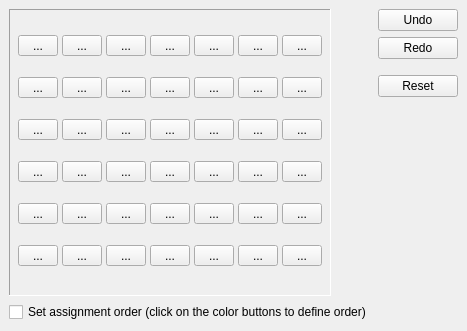
<ui version="4.0" >
 <class>LayoutViewConfigPage4</class>
 <widget class="QFrame" name="LayoutViewConfigPage4" >
  <property name="geometry" >
   <rect>
    <x>0</x>
    <y>0</y>
    <width>467</width>
    <height>331</height>
   </rect>
  </property>
  <property name="sizePolicy" >
   <sizepolicy>
    <hsizetype>5</hsizetype>
    <vsizetype>0</vsizetype>
    <horstretch>0</horstretch>
    <verstretch>0</verstretch>
   </sizepolicy>
  </property>
  <property name="windowTitle" >
   <string>Edit Color Palette</string>
  </property>
  <layout class="QGridLayout" >
   <property name="margin" >
    <number>9</number>
   </property>
   <property name="spacing" >
    <number>6</number>
   </property>
   <item row="0" column="1" >
    <spacer>
     <property name="orientation" >
      <enum>Qt::Horizontal</enum>
     </property>
     <property name="sizeHint" >
      <size>
       <width>40</width>
       <height>20</height>
      </size>
     </property>
    </spacer>
   </item>
   <item row="0" column="2" >
    <widget class="QFrame" name="frame" >
     <property name="frameShape" >
      <enum>QFrame::NoFrame</enum>
     </property>
     <property name="frameShadow" >
      <enum>QFrame::Raised</enum>
     </property>
     <layout class="QVBoxLayout" >
      <property name="margin" >
       <number>0</number>
      </property>
      <property name="spacing" >
       <number>6</number>
      </property>
      <item>
       <widget class="QPushButton" name="undo_pb" >
        <property name="text" >
         <string>Undo</string>
        </property>
       </widget>
      </item>
      <item>
       <widget class="QPushButton" name="redo_pb" >
        <property name="text" >
         <string>Redo</string>
        </property>
       </widget>
      </item>
      <item>
       <spacer>
        <property name="orientation" >
         <enum>Qt::Vertical</enum>
        </property>
        <property name="sizeType" >
         <enum>QSizePolicy::Fixed</enum>
        </property>
        <property name="sizeHint" >
         <size>
          <width>20</width>
          <height>10</height>
         </size>
        </property>
       </spacer>
      </item>
      <item>
       <widget class="QPushButton" name="reset_pb" >
        <property name="text" >
         <string>Reset</string>
        </property>
       </widget>
      </item>
      <item>
       <spacer>
        <property name="orientation" >
         <enum>Qt::Vertical</enum>
        </property>
        <property name="sizeHint" >
         <size>
          <width>20</width>
          <height>40</height>
         </size>
        </property>
       </spacer>
      </item>
     </layout>
    </widget>
   </item>
   <item row="1" column="0" colspan="3" >
    <widget class="QCheckBox" name="edit_order_cbx" >
     <property name="text" >
      <string>Set assignment order (click on the color buttons to define order)</string>
     </property>
    </widget>
   </item>
   <item row="0" column="0" >
    <widget class="QFrame" name="frame5_2" >
     <property name="sizePolicy" >
      <sizepolicy>
       <hsizetype>5</hsizetype>
       <vsizetype>5</vsizetype>
       <horstretch>0</horstretch>
       <verstretch>0</verstretch>
      </sizepolicy>
     </property>
     <property name="frameShape" >
      <enum>QFrame::Panel</enum>
     </property>
     <property name="frameShadow" >
      <enum>QFrame::Sunken</enum>
     </property>
     <layout class="QGridLayout" >
      <property name="margin" >
       <number>8</number>
      </property>
      <property name="spacing" >
       <number>4</number>
      </property>
      <item row="0" column="0" >
       <widget class="QToolButton" name="cb_1" >
        <property name="sizePolicy" >
         <sizepolicy>
          <hsizetype>0</hsizetype>
          <vsizetype>0</vsizetype>
          <horstretch>0</horstretch>
          <verstretch>0</verstretch>
         </sizepolicy>
        </property>
        <property name="minimumSize" >
         <size>
          <width>40</width>
          <height>0</height>
         </size>
        </property>
        <property name="text" >
         <string>...</string>
        </property>
       </widget>
      </item>
      <item row="2" column="0" >
       <widget class="QToolButton" name="cb_2" >
        <property name="minimumSize" >
         <size>
          <width>40</width>
          <height>0</height>
         </size>
        </property>
        <property name="text" >
         <string>...</string>
        </property>
       </widget>
      </item>
      <item row="4" column="0" >
       <widget class="QToolButton" name="cb_3" >
        <property name="minimumSize" >
         <size>
          <width>40</width>
          <height>0</height>
         </size>
        </property>
        <property name="text" >
         <string>...</string>
        </property>
       </widget>
      </item>
      <item row="6" column="0" >
       <widget class="QToolButton" name="cb_4" >
        <property name="minimumSize" >
         <size>
          <width>40</width>
          <height>0</height>
         </size>
        </property>
        <property name="text" >
         <string>...</string>
        </property>
       </widget>
      </item>
      <item row="8" column="0" >
       <widget class="QToolButton" name="cb_5" >
        <property name="minimumSize" >
         <size>
          <width>40</width>
          <height>0</height>
         </size>
        </property>
        <property name="text" >
         <string>...</string>
        </property>
       </widget>
      </item>
      <item row="10" column="0" >
       <widget class="QToolButton" name="cb_6" >
        <property name="minimumSize" >
         <size>
          <width>40</width>
          <height>0</height>
         </size>
        </property>
        <property name="text" >
         <string>...</string>
        </property>
       </widget>
      </item>
      <item row="10" column="1" >
       <widget class="QToolButton" name="cb_12" >
        <property name="minimumSize" >
         <size>
          <width>40</width>
          <height>0</height>
         </size>
        </property>
        <property name="text" >
         <string>...</string>
        </property>
       </widget>
      </item>
      <item row="6" column="1" >
       <widget class="QToolButton" name="cb_10" >
        <property name="minimumSize" >
         <size>
          <width>40</width>
          <height>0</height>
         </size>
        </property>
        <property name="text" >
         <string>...</string>
        </property>
       </widget>
      </item>
      <item row="2" column="1" >
       <widget class="QToolButton" name="cb_8" >
        <property name="minimumSize" >
         <size>
          <width>40</width>
          <height>0</height>
         </size>
        </property>
        <property name="text" >
         <string>...</string>
        </property>
       </widget>
      </item>
      <item row="4" column="1" >
       <widget class="QToolButton" name="cb_9" >
        <property name="minimumSize" >
         <size>
          <width>40</width>
          <height>0</height>
         </size>
        </property>
        <property name="text" >
         <string>...</string>
        </property>
       </widget>
      </item>
      <item row="8" column="1" >
       <widget class="QToolButton" name="cb_11" >
        <property name="minimumSize" >
         <size>
          <width>40</width>
          <height>0</height>
         </size>
        </property>
        <property name="text" >
         <string>...</string>
        </property>
       </widget>
      </item>
      <item row="0" column="1" >
       <widget class="QToolButton" name="cb_7" >
        <property name="minimumSize" >
         <size>
          <width>40</width>
          <height>0</height>
         </size>
        </property>
        <property name="text" >
         <string>...</string>
        </property>
       </widget>
      </item>
      <item row="4" column="2" >
       <widget class="QToolButton" name="cb_15" >
        <property name="minimumSize" >
         <size>
          <width>40</width>
          <height>0</height>
         </size>
        </property>
        <property name="text" >
         <string>...</string>
        </property>
       </widget>
      </item>
      <item row="8" column="2" >
       <widget class="QToolButton" name="cb_17" >
        <property name="minimumSize" >
         <size>
          <width>40</width>
          <height>0</height>
         </size>
        </property>
        <property name="text" >
         <string>...</string>
        </property>
       </widget>
      </item>
      <item row="0" column="2" >
       <widget class="QToolButton" name="cb_13" >
        <property name="minimumSize" >
         <size>
          <width>40</width>
          <height>0</height>
         </size>
        </property>
        <property name="text" >
         <string>...</string>
        </property>
       </widget>
      </item>
      <item row="6" column="2" >
       <widget class="QToolButton" name="cb_16" >
        <property name="minimumSize" >
         <size>
          <width>40</width>
          <height>0</height>
         </size>
        </property>
        <property name="text" >
         <string>...</string>
        </property>
       </widget>
      </item>
      <item row="10" column="2" >
       <widget class="QToolButton" name="cb_18" >
        <property name="minimumSize" >
         <size>
          <width>40</width>
          <height>0</height>
         </size>
        </property>
        <property name="text" >
         <string>...</string>
        </property>
       </widget>
      </item>
      <item row="2" column="2" >
       <widget class="QToolButton" name="cb_14" >
        <property name="minimumSize" >
         <size>
          <width>40</width>
          <height>0</height>
         </size>
        </property>
        <property name="text" >
         <string>...</string>
        </property>
       </widget>
      </item>
      <item row="4" column="3" >
       <widget class="QToolButton" name="cb_21" >
        <property name="minimumSize" >
         <size>
          <width>40</width>
          <height>0</height>
         </size>
        </property>
        <property name="text" >
         <string>...</string>
        </property>
       </widget>
      </item>
      <item row="0" column="3" >
       <widget class="QToolButton" name="cb_19" >
        <property name="minimumSize" >
         <size>
          <width>40</width>
          <height>0</height>
         </size>
        </property>
        <property name="text" >
         <string>...</string>
        </property>
       </widget>
      </item>
      <item row="8" column="3" >
       <widget class="QToolButton" name="cb_23" >
        <property name="minimumSize" >
         <size>
          <width>40</width>
          <height>0</height>
         </size>
        </property>
        <property name="text" >
         <string>...</string>
        </property>
       </widget>
      </item>
      <item row="10" column="3" >
       <widget class="QToolButton" name="cb_24" >
        <property name="minimumSize" >
         <size>
          <width>40</width>
          <height>0</height>
         </size>
        </property>
        <property name="text" >
         <string>...</string>
        </property>
       </widget>
      </item>
      <item row="2" column="3" >
       <widget class="QToolButton" name="cb_20" >
        <property name="minimumSize" >
         <size>
          <width>40</width>
          <height>0</height>
         </size>
        </property>
        <property name="text" >
         <string>...</string>
        </property>
       </widget>
      </item>
      <item row="6" column="3" >
       <widget class="QToolButton" name="cb_22" >
        <property name="minimumSize" >
         <size>
          <width>40</width>
          <height>0</height>
         </size>
        </property>
        <property name="text" >
         <string>...</string>
        </property>
       </widget>
      </item>
      <item row="4" column="4" >
       <widget class="QToolButton" name="cb_27" >
        <property name="minimumSize" >
         <size>
          <width>40</width>
          <height>0</height>
         </size>
        </property>
        <property name="text" >
         <string>...</string>
        </property>
       </widget>
      </item>
      <item row="6" column="4" >
       <widget class="QToolButton" name="cb_28" >
        <property name="minimumSize" >
         <size>
          <width>40</width>
          <height>0</height>
         </size>
        </property>
        <property name="text" >
         <string>...</string>
        </property>
       </widget>
      </item>
      <item row="10" column="4" >
       <widget class="QToolButton" name="cb_30" >
        <property name="minimumSize" >
         <size>
          <width>40</width>
          <height>0</height>
         </size>
        </property>
        <property name="text" >
         <string>...</string>
        </property>
       </widget>
      </item>
      <item row="2" column="4" >
       <widget class="QToolButton" name="cb_26" >
        <property name="minimumSize" >
         <size>
          <width>40</width>
          <height>0</height>
         </size>
        </property>
        <property name="text" >
         <string>...</string>
        </property>
       </widget>
      </item>
      <item row="8" column="4" >
       <widget class="QToolButton" name="cb_29" >
        <property name="minimumSize" >
         <size>
          <width>40</width>
          <height>0</height>
         </size>
        </property>
        <property name="text" >
         <string>...</string>
        </property>
       </widget>
      </item>
      <item row="0" column="4" >
       <widget class="QToolButton" name="cb_25" >
        <property name="minimumSize" >
         <size>
          <width>40</width>
          <height>0</height>
         </size>
        </property>
        <property name="text" >
         <string>...</string>
        </property>
       </widget>
      </item>
      <item row="4" column="5" >
       <widget class="QToolButton" name="cb_33" >
        <property name="minimumSize" >
         <size>
          <width>40</width>
          <height>0</height>
         </size>
        </property>
        <property name="text" >
         <string>...</string>
        </property>
       </widget>
      </item>
      <item row="10" column="5" >
       <widget class="QToolButton" name="cb_36" >
        <property name="minimumSize" >
         <size>
          <width>40</width>
          <height>0</height>
         </size>
        </property>
        <property name="text" >
         <string>...</string>
        </property>
       </widget>
      </item>
      <item row="6" column="5" >
       <widget class="QToolButton" name="cb_34" >
        <property name="minimumSize" >
         <size>
          <width>40</width>
          <height>0</height>
         </size>
        </property>
        <property name="text" >
         <string>...</string>
        </property>
       </widget>
      </item>
      <item row="2" column="5" >
       <widget class="QToolButton" name="cb_32" >
        <property name="minimumSize" >
         <size>
          <width>40</width>
          <height>0</height>
         </size>
        </property>
        <property name="text" >
         <string>...</string>
        </property>
       </widget>
      </item>
      <item row="8" column="5" >
       <widget class="QToolButton" name="cb_35" >
        <property name="minimumSize" >
         <size>
          <width>40</width>
          <height>0</height>
         </size>
        </property>
        <property name="text" >
         <string>...</string>
        </property>
       </widget>
      </item>
      <item row="0" column="5" >
       <widget class="QToolButton" name="cb_31" >
        <property name="minimumSize" >
         <size>
          <width>40</width>
          <height>0</height>
         </size>
        </property>
        <property name="text" >
         <string>...</string>
        </property>
       </widget>
      </item>
      <item row="4" column="6" >
       <widget class="QToolButton" name="cb_39" >
        <property name="minimumSize" >
         <size>
          <width>40</width>
          <height>0</height>
         </size>
        </property>
        <property name="text" >
         <string>...</string>
        </property>
       </widget>
      </item>
      <item row="10" column="6" >
       <widget class="QToolButton" name="cb_42" >
        <property name="minimumSize" >
         <size>
          <width>40</width>
          <height>0</height>
         </size>
        </property>
        <property name="text" >
         <string>...</string>
        </property>
       </widget>
      </item>
      <item row="6" column="6" >
       <widget class="QToolButton" name="cb_40" >
        <property name="minimumSize" >
         <size>
          <width>40</width>
          <height>0</height>
         </size>
        </property>
        <property name="text" >
         <string>...</string>
        </property>
       </widget>
      </item>
      <item row="2" column="6" >
       <widget class="QToolButton" name="cb_38" >
        <property name="minimumSize" >
         <size>
          <width>40</width>
          <height>0</height>
         </size>
        </property>
        <property name="text" >
         <string>...</string>
        </property>
       </widget>
      </item>
      <item row="8" column="6" >
       <widget class="QToolButton" name="cb_41" >
        <property name="minimumSize" >
         <size>
          <width>40</width>
          <height>0</height>
         </size>
        </property>
        <property name="text" >
         <string>...</string>
        </property>
       </widget>
      </item>
      <item row="0" column="6" >
       <widget class="QToolButton" name="cb_37" >
        <property name="minimumSize" >
         <size>
          <width>40</width>
          <height>0</height>
         </size>
        </property>
        <property name="text" >
         <string>...</string>
        </property>
       </widget>
      </item>
     </layout>
    </widget>
   </item>
  </layout>
 </widget>
 <layoutdefault spacing="6" margin="11" />
 <tabstops>
  <tabstop>cb_1</tabstop>
  <tabstop>cb_7</tabstop>
  <tabstop>cb_13</tabstop>
  <tabstop>cb_19</tabstop>
  <tabstop>cb_25</tabstop>
  <tabstop>cb_31</tabstop>
  <tabstop>cb_37</tabstop>
  <tabstop>cb_2</tabstop>
  <tabstop>cb_8</tabstop>
  <tabstop>cb_14</tabstop>
  <tabstop>cb_20</tabstop>
  <tabstop>cb_26</tabstop>
  <tabstop>cb_32</tabstop>
  <tabstop>cb_38</tabstop>
  <tabstop>cb_3</tabstop>
  <tabstop>cb_9</tabstop>
  <tabstop>cb_15</tabstop>
  <tabstop>cb_21</tabstop>
  <tabstop>cb_27</tabstop>
  <tabstop>cb_33</tabstop>
  <tabstop>cb_39</tabstop>
  <tabstop>cb_4</tabstop>
  <tabstop>cb_10</tabstop>
  <tabstop>cb_16</tabstop>
  <tabstop>cb_22</tabstop>
  <tabstop>cb_28</tabstop>
  <tabstop>cb_34</tabstop>
  <tabstop>cb_40</tabstop>
  <tabstop>cb_5</tabstop>
  <tabstop>cb_11</tabstop>
  <tabstop>cb_17</tabstop>
  <tabstop>cb_23</tabstop>
  <tabstop>cb_29</tabstop>
  <tabstop>cb_35</tabstop>
  <tabstop>cb_41</tabstop>
  <tabstop>cb_6</tabstop>
  <tabstop>cb_12</tabstop>
  <tabstop>cb_18</tabstop>
  <tabstop>cb_24</tabstop>
  <tabstop>cb_30</tabstop>
  <tabstop>cb_36</tabstop>
  <tabstop>cb_42</tabstop>
  <tabstop>undo_pb</tabstop>
  <tabstop>redo_pb</tabstop>
  <tabstop>reset_pb</tabstop>
  <tabstop>edit_order_cbx</tabstop>
 </tabstops>
 <resources/>
 <connections/>
</ui>
